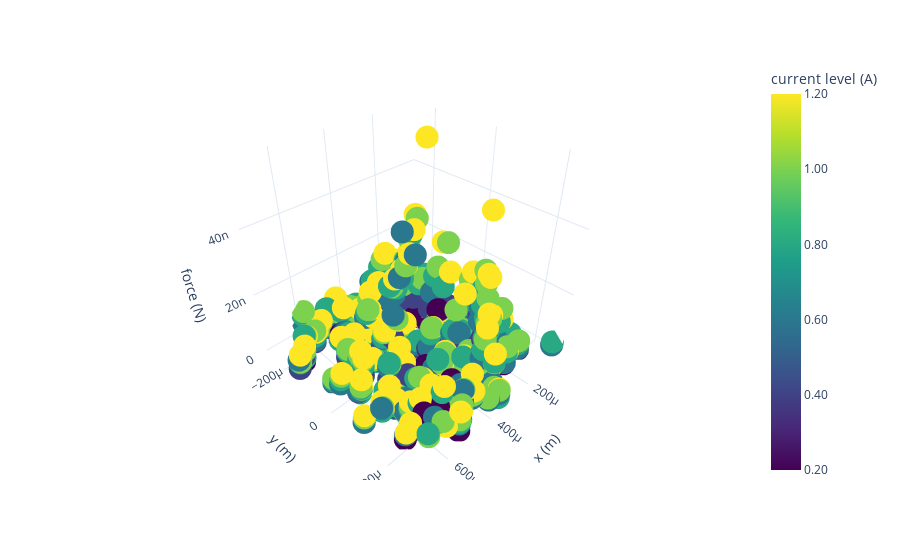

Source (notebook cell):
### Code cell
# ...existing code...
import plotly.express as px

mm_plot = mm.sort_values("pulse_idx").copy()
mm_plot["x_m"] = mm_plot["x"] 
mm_plot["y_m"] = mm_plot["y"] 

fig = px.scatter_3d(
    mm_plot,
    x="x_m", y="y_m", z="force",
    color="currents_level",
    color_continuous_scale="Viridis",
    # symbol="label",  # removed: no legend for labels
    hover_data=["label", "pulse_idx"]
)

fig.update_layout(
    template="plotly_white",
    scene=dict(xaxis_title="x (m)", yaxis_title="y (m)", zaxis_title="force (N)"),
    showlegend=False  # hide any symbol legend
)

# Clean colorbar ticks (optional)
vals = sorted(mm_plot["currents_level"].unique())
fig.update_layout(coloraxis_colorbar=dict(
    title="current level (A)",
    tickvals=vals,
    ticktext=[f"{v:.2f}" for v in vals]
))

# plt.ylim([-height/2, height/2])
# plt.xlim([0, width])
fig.show()
# ...existing code...

### Figure 1 — Plotly figure (JSON) as saved in the notebook; plotly's stock layout.template omitted (floating-point values rounded to 4 significant figures; data arrays with more than 128 entries replaced by an {"elided": "..."} marker saying what was removed)
{"data": [{"customdata": {"elided": "660x2 mixed values"}, "hovertemplate": "x_m=%{x}<br>y_m=%{y}<br>force=%{z}<br>label=%{customdata[0]}<br>pulse_idx=%{customdata[1]}<br>currents_level=%{marker.color}<extra></extra>", "legendgroup": "", "marker": {"color": {"elided": "660 float values"}, "coloraxis": "coloraxis", "symbol": "circle"}, "mode": "markers", "name": "", "scene": "scene", "showlegend": false, "type": "scatter3d", "x": {"elided": "660 float values"}, "y": {"elided": "660 float values"}, "z": {"elided": "660 float values"}}], "layout": {"coloraxis": {"colorbar": {"ticktext": ["0.20", "0.40", "0.60", "0.80", "1.00", "1.20"], "tickvals": [0.2, 0.4, 0.6, 0.8, 1.0, 1.2], "title": {"text": "current level (A)"}}, "colorscale": [[0, "#440154"], [0.1111, "#482878"], [0.2222, "#3e4989"], [0.3333, "#31688e"], [0.4444, "#26828e"], [0.5556, "#1f9e89"], [0.6667, "#35b779"], [0.7778, "#6ece58"], [0.8889, "#b5de2b"], [1, "#fde725"]]}, "legend": {"tracegroupgap": 0}, "margin": {"t": 60}, "scene": {"domain": {"x": [0, 1], "y": [0, 1]}, "xaxis": {"title": {"text": "x (m)"}}, "yaxis": {"title": {"text": "y (m)"}}, "zaxis": {"title": {"text": "force (N)"}}}, "showlegend": false}}
